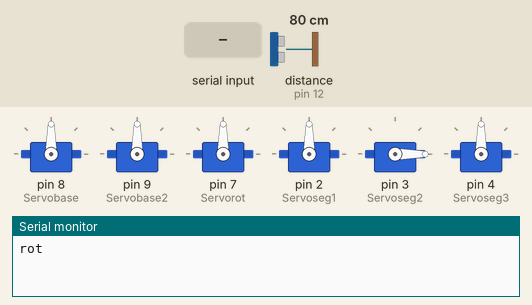
Simulated run of this sketch. Board: Arduino Uno, built with avr-gcc and run on an emulated ATmega328P. Parts: 6 × servo, the last lines printed to the serial monitor. Inputs (shaded band) come from the test bench; at power-on: distance to the obstacle (sensor on pin 12) 80 cm. The echo pulse lasts 58.3 µs per cm.

Above: at 1.2 s.
1.3 s: "90,45\n" received over Serial
2.8 s: "30,150\n" received over Serial
4.3 s: "30,150\n" received over Serial
At 5.2 s:
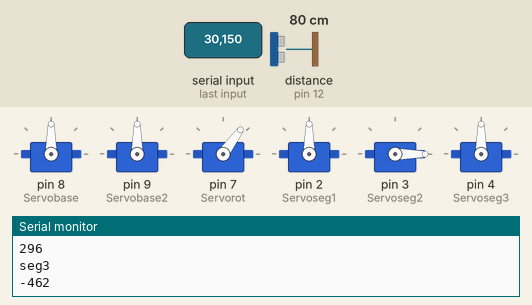
At 7.0 s:
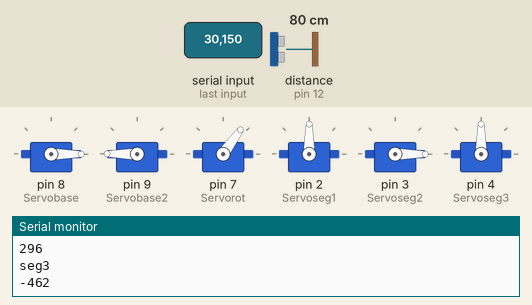
Timing chart, 0 to 16.9 s (numbered marks = the images above; inputs shaded):
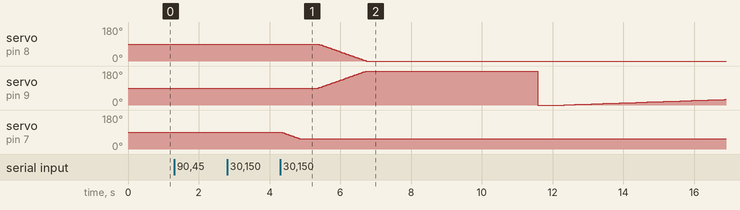

Measured:
- after the input at 4.3 s, servo on pin 8 (Servobase): moves from 90° to 0° over 1.3 s, starting after 1.1 s; servo on pin 7 (Servorot): moves from 90° to 54° over 0.54 s, starting at once

The sketch:

codebras17_3.ino
```cpp
#include <Servo.h>


#define trigPin 13  //Trig Ultrasons (sortie)
#define echoPin 12  //Echo Ultrasons (entrée)


Servo Servobase;
Servo Servobase2;
Servo Servoseg1;
Servo Servoseg2;
Servo Servoseg3;
Servo Servorot;


int pos;
int positionaatteindre = 0;
int posbase = 0;
int posrot = 0;
int posseg1 = 0;
int posseg2 = 0;
int posseg3 = 0;
int cardispo;
int anglerot;
int anglebase;
int angleseg1;
int angleseg2;
int angleseg3;


int inirot = 90;
int inibase = 90;
int iniseg1 = 90;
int iniseg2 = 0;
int iniseg3 = 90;
long duration, distance;


void setup()

{
    pinMode(trigPin, OUTPUT);  //Trig est une sortie
    pinMode(echoPin, INPUT);   //Echo est le retour, en entrée
    Serial.begin(9600);
    Servobase.attach(8);
    Servobase2.attach(9);
    Servorot.attach(7);
    Servoseg1.attach(2);
    Servoseg2.attach(3);
    Servoseg3.attach(4);
    Servobase.write(inibase);
    Servobase2.write(inibase);
    Servorot.write(inirot);
    Servoseg1.write(iniseg1);
    Servoseg2.write(iniseg2);
    Servoseg3.write(iniseg3);

}


void loop()

{

    // #####################################  COLLECTE D INFO #######################################################################"


    // angle pour la rotation
    Serial.println("rot");
    cardispo = Serial.available();
    while ( cardispo < 4 )
    {
      cardispo = Serial.available();
    }
    char choseLue = Serial.read();
    char choseLue2 = Serial.read();
    char choseLue3 = Serial.read();
    char choseLue4 = Serial.read();
    positionaatteindre = (choseLue2 - 48)*100 + (choseLue3 - 48)*10 + (choseLue4 - 48);
	if (choseLue - 48 == 1)
	{
		positionaatteindre = -positionaatteindre;
	}
    Serial.println(positionaatteindre);
    // Capteur ultrason
    digitalWrite(trigPin, LOW);
    delayMicroseconds(2);
    digitalWrite(trigPin, HIGH);
    delayMicroseconds(10); //Trig déclenché 10ms sur HIGH
    digitalWrite(trigPin, LOW);
    // Calcul de l'écho
    duration = pulseIn(echoPin, HIGH);
    // Distance proportionnelle à la durée de sortie
    distance = duration*340/(2*10000);  //Vitesse du son théorique
    Serial.println("ultrason");
    Serial.println(distance);
    anglerot = positionaatteindre;


    // angle pour la base
    Serial.println("base");
    cardispo = Serial.available();
    while ( cardispo < 4 )
    {
      cardispo = Serial.available();
    }
    choseLue = Serial.read();
    choseLue2 = Serial.read();
    choseLue3 = Serial.read();
    choseLue4 = Serial.read();
    positionaatteindre = (choseLue2 - 48)*100 + (choseLue3 - 48)*10 + (choseLue4 - 48);
	if (choseLue - 48 == 1)
	{
		positionaatteindre = -positionaatteindre;
	}
    Serial.println(positionaatteindre);
    anglebase = positionaatteindre;


    // angle pour 1er segment
        Serial.println("seg1");
    cardispo = Serial.available();
    while ( cardispo < 4 )
    {
      cardispo = Serial.available();
    }
    choseLue = Serial.read();
    choseLue2 = Serial.read();
	choseLue3 = Serial.read();
	choseLue4 = Serial.read();
    positionaatteindre = (choseLue2 - 48)*100 + (choseLue3 - 48)*10 + (choseLue4 - 48);
	if (choseLue - 48 == 1)
	{
		positionaatteindre = -positionaatteindre;
	}
    Serial.println(positionaatteindre);
    angleseg1 = positionaatteindre;


    // angle pour 2eme segment
        Serial.println("seg2");
    cardispo = Serial.available();
    while ( cardispo < 4 )
    {
      cardispo = Serial.available();
    }
    choseLue = Serial.read();
    choseLue2 = Serial.read();
	choseLue3 = Serial.read();
	choseLue4 = Serial.read();
    positionaatteindre = (choseLue2 - 48)*100 + (choseLue3 - 48)*10 + (choseLue4 - 48);
	if (choseLue - 48 == 1)
	{
		positionaatteindre = -positionaatteindre;
	}
    Serial.println(positionaatteindre);
    angleseg2 = positionaatteindre;


    // angle pour troisieme segment
        Serial.println("seg3");
    cardispo = Serial.available();
    while ( cardispo < 4 )
    {
      cardispo = Serial.available();
    }
    choseLue = Serial.read();
    choseLue2 = Serial.read();
	choseLue3 = Serial.read();
	choseLue4 = Serial.read();
    positionaatteindre = (choseLue2 - 48)*100 + (choseLue3 - 48)*10 + (choseLue4 - 48);
	if (choseLue - 48 == 1)
	{
	positionaatteindre = -positionaatteindre;
	}
    Serial.println(positionaatteindre);
    angleseg3 = positionaatteindre;


    //############################################################# DEPLACEMENT DU BRAS ############################################"


    // rotation primaire
    if (posrot < anglerot)
    {
      for(pos = posrot; pos <= anglerot; pos += 1)
        {
          Servorot.write(inirot + pos);
          delay(15);
        }
    }
    else
    {
     for(pos = posrot; pos >= anglerot; pos-=1)
      {
        Servorot.write(inirot + pos);
        delay(15);
      }
    }
    posrot = anglerot;
    delay(500);


    // deplacement de la base
    if (posbase < anglebase)
    {
      for(pos = posbase; pos <= anglebase; pos += 1)
        {
          Servobase.write(inibase + pos);
          Servobase2.write(inibase - pos);
          delay(15);
        }
    }
    else
   {
      for(pos = posbase; pos >= anglebase; pos-=1)
      {
        Servobase.write(inibase + pos);
        Servobase2.write(inibase - pos);
        delay(15);
      }
    }
   posbase = anglebase;
    delay(500);


    // segment 1

    if (posseg1 < angleseg1)
    {
      for(pos = posseg1; pos <= angleseg1; pos += 1)
        {
         Servoseg1.write(iniseg1 + pos);
          delay(15);
        }
    }
    else
    {
      for(pos = posseg1; pos >= angleseg1; pos-=1)
      {
        Servoseg1.write(iniseg1 + pos);
        delay(15);
      }
    }
    posseg1 = angleseg1;
    delay(500);


    //segment 2
    if (posseg2 < angleseg2)
    {
      for(pos = posseg2; pos <= angleseg2; pos += 1)
        {
          Servoseg2.write(iniseg2 + pos);
          delay(15);
        }
    }
    else
    {
      for(pos = posseg2; pos >= angleseg2; pos-=1)
      {
        Servoseg2.write(iniseg2 + pos);
        delay(15);
      }
    }
    posseg2 = angleseg2;
    delay(500);


    // seg3
    if (posseg3 < angleseg3)
    {
      for(pos = posseg3; pos <= angleseg3; pos += 1)
        {
          Servoseg3.write(iniseg3 + pos);
          delay(15);
        }
    }
    else
    {
      for(pos = posseg3; pos >= angleseg3; pos-=1)
      {
        Servoseg3.write(iniseg3 + pos);
        delay(15);
      }
    }
    posseg3 = angleseg3;
    delay(500);

}
```
